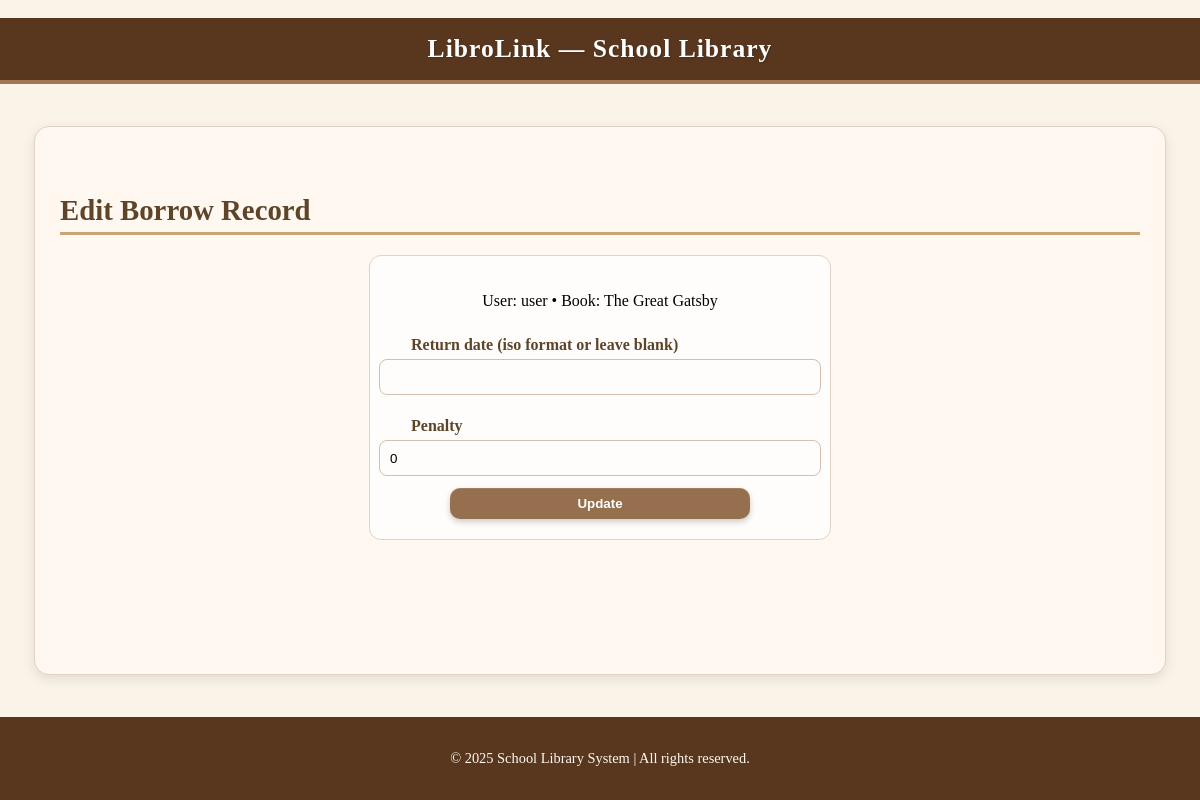
Page /admin/borrow_records/edit/1 (signed in) on the earlier database version.
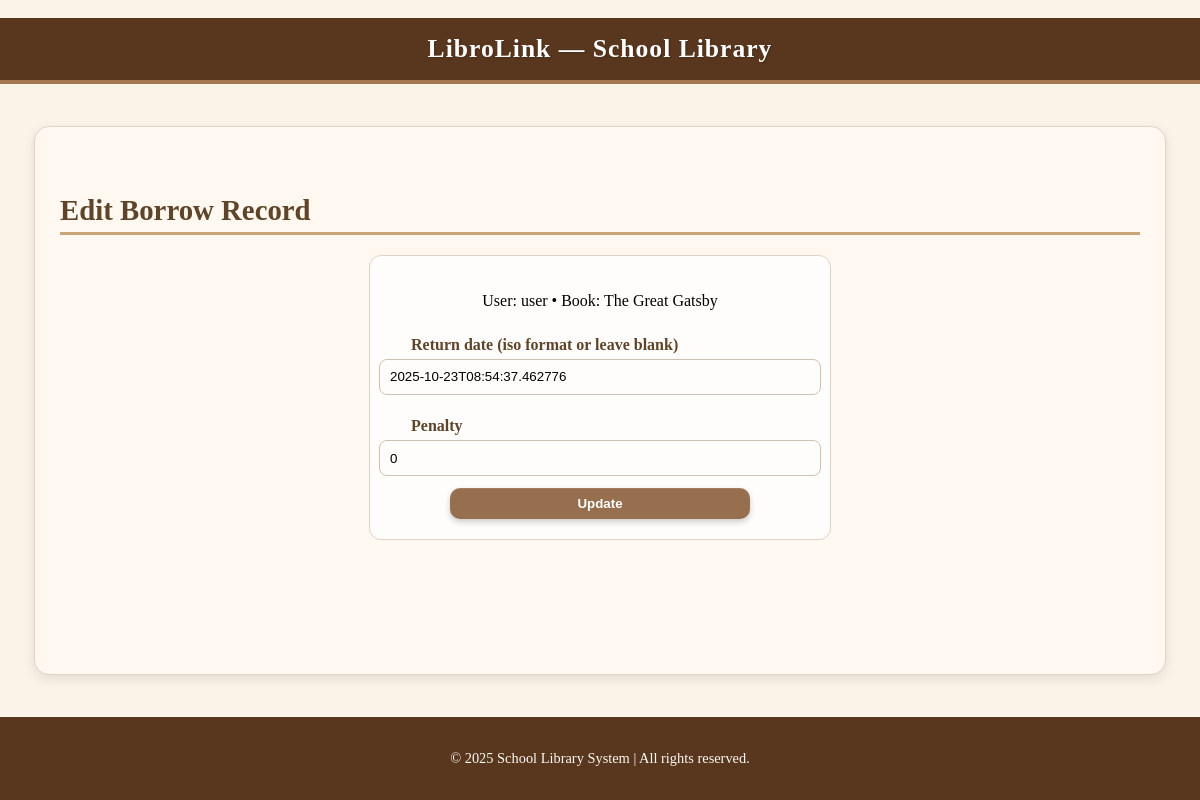
Same page on the later database version.
### tables this page shows
CREATE TABLE borrow_records (
    id INTEGER PRIMARY KEY AUTOINCREMENT,
    user_id INTEGER NOT NULL,
    book_id INTEGER NOT NULL,
    borrow_date TEXT NOT NULL,
    due_date TEXT NOT NULL,
    return_date TEXT,
    penalty REAL DEFAULT 0,
    FOREIGN KEY(user_id) REFERENCES users(id),
    FOREIGN KEY(book_id) REFERENCES books(id)
);

### app.py (the view, shortened to what this page needs)
@app.route('/admin/borrow_records/edit/<int:id>', methods=['GET', 'POST'])
def admin_edit_borrow(id):
    if session.get('role') != 'admin':
        flash("Admin only.")
        return redirect(url_for('login'))
    conn = get_db_connection()
    rec = conn.execute('SELECT br.*, u.username, b.title FROM borrow_records br JOIN users u ON br.user_id=u.id JOIN books b ON br.book_id=b.id WHERE br.id = ?', (id,)).fetchone()
    conn.close()
    return render_template('admin_edit_borrow.html', rec=rec)

### app.py (called while the page is built)
def get_db_connection():
    conn = sqlite3.connect(DB)
    conn.row_factory = sqlite3.Row
    return conn

### templates/admin_edit_borrow.html
{% extends 'base.html' %}
{% block content %}
<h2>Edit Borrow Record</h2>
<form method="POST" style="max-width:420px;">
  <p>User: {{ rec['username'] }} • Book: {{ rec['title'] }}</p>
  <label>Return date (iso format or leave blank)</label>
  <input name="return_date" value="{{ rec['return_date'] or '' }}">
  <label>Penalty</label>
  <input name="penalty" value="{{ rec['penalty'] or 0 }}">
  <button type="submit">Update</button>
</form>
{% endblock %}

Differences in the rows shown:
changed borrow_records: return_date (not shown) → "2025-10-23T08:54:37.462776"
